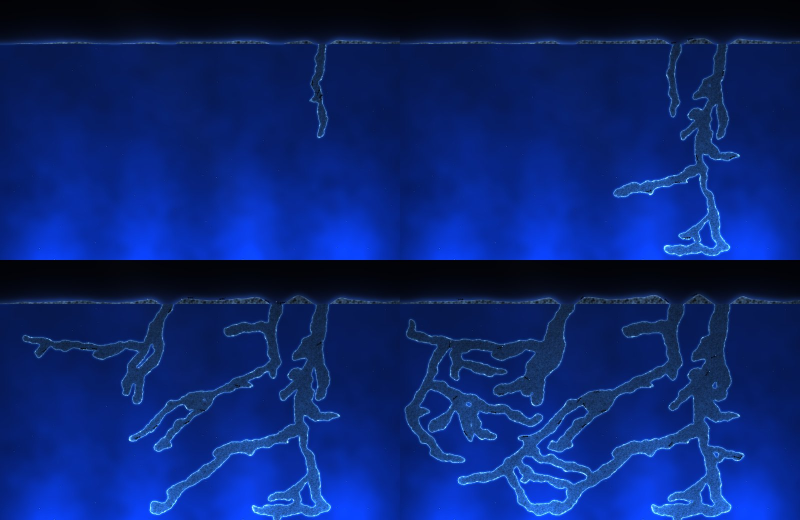
#> input picture docs/ant-colony/day.jpg, 1600 x 1040 px (shown at 1/2 size)
$ python earth.py ../ant-colony/day.jpg ../ant-colony/day.jpg out.png
#> lines starting #> are read from the running program, lines starting #| are printed output that depends on the picture
#!/usr/bin/env python3
"""Bakes Pixel Window Seat's map of the Earth for its orbit mode: Sources/Atrium/Resources/orbit-earth.lzfse.

One byte for every 4.9 km of the Earth between 73 degrees north and south (the station never sees past 72):
what the ground is made of in its low five bits, and how brightly it is lit at night in its high three.
8192 bytes a row, 3322 rows, the first along 73 N, each starting at 180 W; then LZFSE.

From two NASA maps, both public domain:
  day    Blue Marble Next Generation with topography and bathymetry, September 2004, 21600 x 10800
         https://eoimages.gsfc.nasa.gov/images/imagerecords/73000/73801/world.topo.bathy.200409.3x21600x10800.jpg
  night  Black Marble 2016, 3 km, 13500 x 6750
         https://eoimages.gsfc.nasa.gov/images/imagerecords/144000/144898/BlackMarble_2016_3km.jpg

    python3 -I docs/pixel-window-seat/earth.py day.jpg night.jpg     (needs numpy and Pillow)
"""
import os, subprocess, sys, tempfile
import numpy as np
from PIL import Image

Image.MAX_IMAGE_PIXELS = None
WIDE, HIGH, EDGE = 8192, 4096, 73

# The Blue Marble's own colour for each kind of land, sampled at known places, and the material it becomes
# (`Ground` in PixelOrbit.swift, in this order after the four waters).
GROUND = ['deep', 'sea', 'shelf', 'shallows', 'sand', 'dune', 'ochre', 'redRock', 'steppe', 'scrub', 'pasture', 'grass',
          'woods', 'pine', 'forest', 'rock', 'firn', 'snow']
LAND = [((209, 180, 136), 'sand'), ((197, 167, 122), 'sand'), ((176, 134, 95), 'ochre'), ((150, 120, 84), 'dune'),
        ((141, 119, 79), 'steppe'), ((103, 68, 43), 'redRock'), ((112, 96, 62), 'scrub'), ((108, 90, 56), 'scrub'),
        ((76, 71, 40), 'pasture'), ((61, 64, 31), 'grass'), ((53, 58, 26), 'grass'), ((40, 44, 18), 'woods'), ((32, 35, 13), 'pine'),
        ((27, 42, 11), 'forest'), ((252, 253, 255), 'snow'), ((200, 205, 215), 'firn'), ((150, 150, 150), 'rock'), ((95, 92, 85), 'rock')]


def ground(rgb):
    """Blue Marble colours to materials: water by how blue it is and how deep its shading, land by its nearest sample."""
    r, g, b = (rgb[..., i].astype(np.int16) for i in range(3))
    water = np.where(b < 50, 0, np.where(b < 104, 1, np.where(g < 0.72 * b, 2, 3)))
    centres = np.array([c for c, _ in LAND], dtype=np.float32)
    kinds = np.array([GROUND.index(k) for _, k in LAND], dtype=np.uint8)
    land = kinds[((rgb[..., None, :].astype(np.float32) - centres) ** 2).sum(axis=-1).argmin(axis=-1)]
    return np.where((b > r + 12) & (b >= g), water, land).astype(np.uint8)


def lamps(rgb):
    """Black Marble colours to eight steps of light. Its unlit land is a dim blue, brightest on sand and ice, which
    is not a lamp: a light is warm, or white."""
    r, b = rgb[..., 0].astype(np.float32), rgb[..., 2].astype(np.float32)
    return np.rint(np.clip(np.maximum((r - b + 5) / 60, (r - 90) / 150), 0, 1) * 7).astype(np.uint8)


if __name__ == '__main__':
    day, night = sys.argv[1], sys.argv[2]
    top = round((90 - EDGE) / 180 * HIGH)
    rows = slice(top, HIGH - top)
    out = np.empty((HIGH - 2 * top, WIDE), dtype=np.uint8)
    d = np.asarray(Image.open(day).convert('RGB').resize((WIDE, HIGH), Image.LANCZOS))[rows]
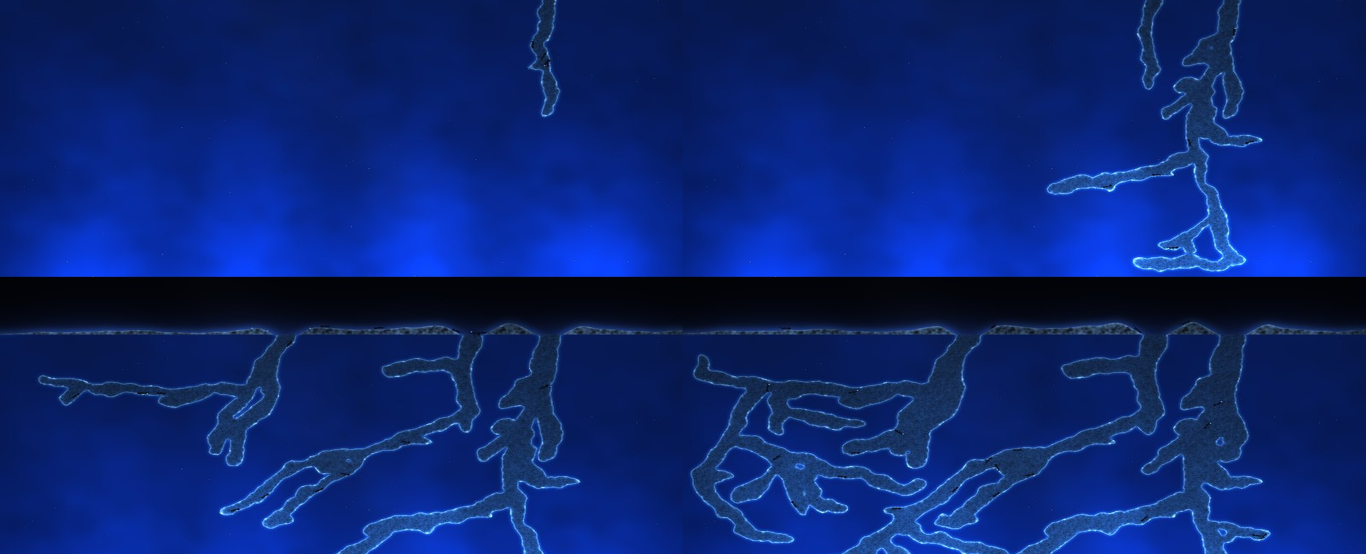
#> d: shape (3322, 8192, 3) (shown at 1/6 size); mean R, G, B 10.7, 37, 115.2
    n = np.asarray(Image.open(night).convert('RGB').resize((WIDE, HIGH), Image.LANCZOS))[rows]
    for y in range(0, out.shape[0], 256):  # in bands, to keep the nearest-sample search small
        out[y:y + 256] = ground(d[y:y + 256]) | (lamps(n[y:y + 256]) << 5)
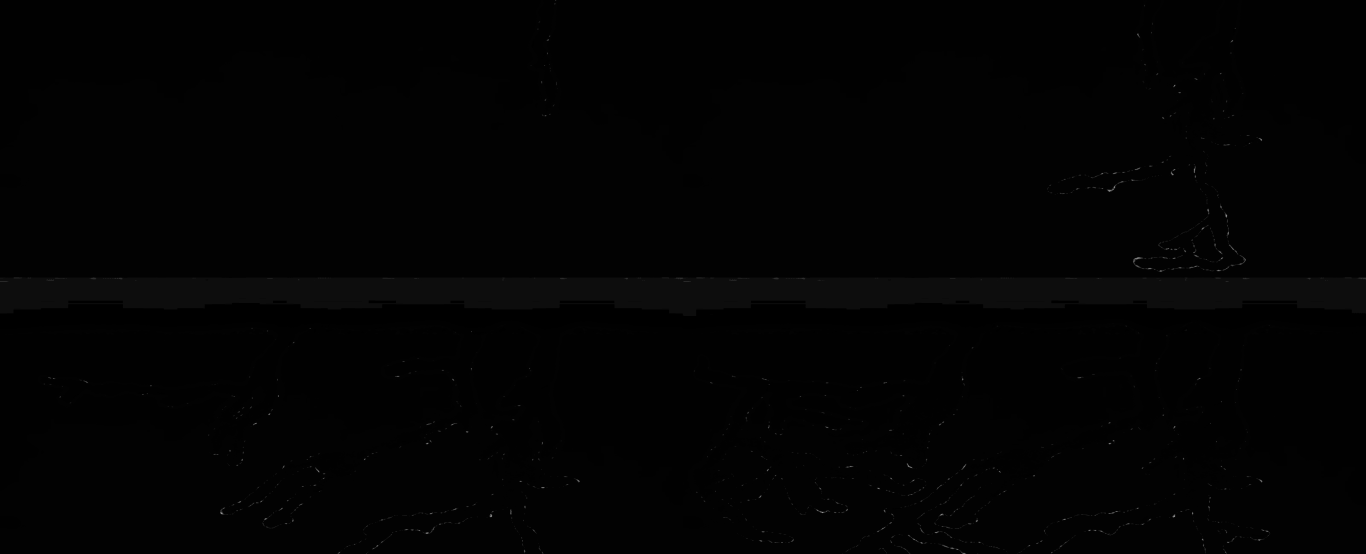
#> out: shape (3322, 8192) (shown at 1/6 size); min 0, max 209, mean 2.3
    here = os.path.dirname(os.path.abspath(__file__))
    target = os.path.join(here, '../../Sources/Atrium/Resources/orbit-earth.lzfse')
    with tempfile.NamedTemporaryFile(suffix='.raw') as raw:
        raw.write(out.tobytes())
        raw.flush()
        subprocess.run(['/usr/bin/compression_tool', '-encode', '-a', 'lzfse', '-i', raw.name, '-o', target], check=True)
#> (this line was passed over: subprocess is not available in this run)
    kinds = np.bincount(out.ravel() & 31, minlength=len(GROUND))
#> kinds = 18 values, max 15175603 at index 2, min 0 at index 4, mean 1511879.1
#> (the run stopped early here; a loop or call above may not have finished)
